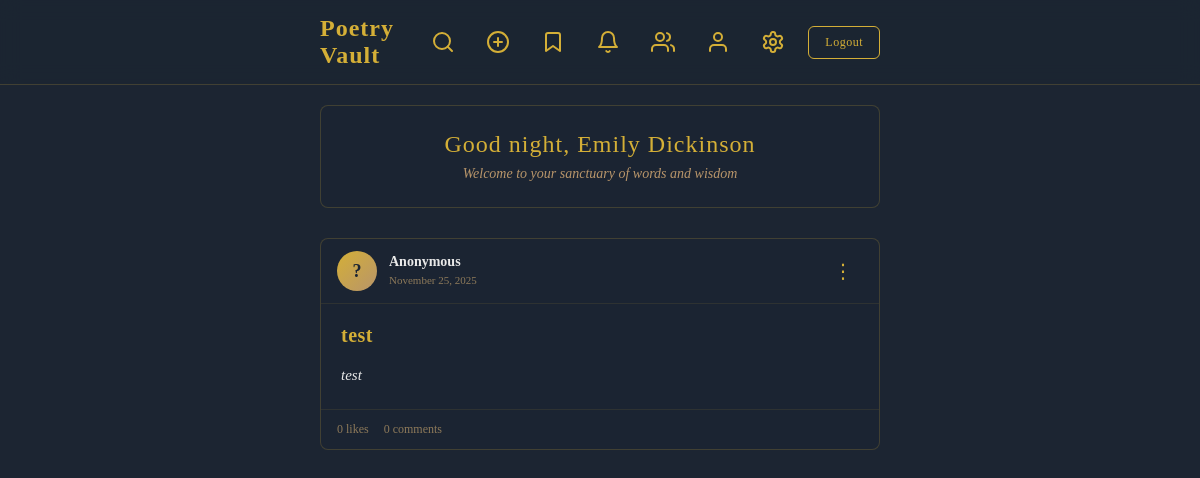
Screenshot of /home (signed in) with the database file from the repository.
### models.py (models this page shows, shortened)
class User(UserMixin, db.Model):
    __tablename__ = 'users'
    id = db.Column(db.Integer, primary_key=True)
    username = db.Column(db.String(80), unique=True, nullable=False)
    email = db.Column(db.String(120), unique=True, nullable=False)
    password_hash = db.Column(db.String(255), nullable=False)
    age = db.Column(db.Integer, nullable=True)
    favorite_poet = db.Column(db.String(100), nullable=True)
    is_admin = db.Column(db.Boolean, default=False)
    created_at = db.Column(db.DateTime, default=datetime.utcnow)
    poems = db.relationship('Poem', backref='author', lazy=True)
    comments = db.relationship('Comment', backref='author', lazy=True)
    saved_poems = db.relationship('SavedPoem', backref='user', lazy=True, cascade='all, delete-orphan')
    likes = db.relationship('Like', backref='user', lazy=True, cascade='all, delete-orphan')
    notifications = db.relationship('Notification', backref='user', lazy=True, cascade='all, delete-orphan')
    highlights = db.relationship('Highlight', backref='user', lazy=True, cascade='all, delete-orphan')
    following = db.relationship('Follow', foreign_keys='Follow.follower_id', backref='follower', lazy='dynamic', cascade='all, delete-orphan')
    followers = db.relationship('Follow', foreign_keys='Follow.followed_id', backref='followed', lazy='dynamic', cascade='all, delete-orphan')

class Poem(db.Model):
    __tablename__ = 'poems'
    id = db.Column(db.Integer, primary_key=True)
    title = db.Column(db.String(200), nullable=False)
    content = db.Column(db.Text, nullable=False)
    category = db.Column(db.String(50), nullable=True)  # love, nature, death, spirituality, etc.
    created_at = db.Column(db.DateTime, default=datetime.utcnow)
    user_id = db.Column(db.Integer, db.ForeignKey('users.id'), nullable=False)
    is_classic = db.Column(db.Boolean, default=False)  # Hide from home feed, show in search only
    is_anonymous = db.Column(db.Boolean, default=False)  # Post anonymously
    comments = db.relationship('Comment', backref='poem', lazy=True, cascade='all, delete-orphan')
    saved_by = db.relationship('SavedPoem', backref='poem', lazy=True, cascade='all, delete-orphan')
    likes = db.relationship('Like', backref='poem', lazy=True, cascade='all, delete-orphan')

### app.py (the view)
    @app.route('/home')
    @login_required
    def home():
        from datetime import datetime
        from models import SavedPoem, Follow
        current_hour = datetime.now().hour
        if 5 <= current_hour < 12:
            greeting = "Good morning"
        elif 12 <= current_hour < 17:
            greeting = "Good afternoon"
        elif 17 <= current_hour < 21:
            greeting = "Good evening"
        else:
            greeting = "Good night"
        following_ids = [f.followed_id for f in Follow.query.filter_by(follower_id=current_user.id).all()]
        if following_ids:
            poems = Poem.query.filter(Poem.user_id.in_(following_ids), Poem.is_classic == False).order_by(Poem.created_at.desc()).all()
        else:
            poems = Poem.query.filter_by(is_classic=False).order_by(Poem.created_at.desc()).all()
        saved_poem_ids = [s.poem_id for s in SavedPoem.query.filter_by(user_id=current_user.id).all()]
        return render_template('home.html', poems=poems, greeting=greeting, saved_poem_ids=saved_poem_ids)

### templates/home.html (shortened to what this page needs)
<!DOCTYPE html>
<html>
<head>
</head>
<body>
    <nav class="navbar">
        <div class="nav-container">
            <div class="logo">Poetry Vault</div>
            <div class="nav-buttons">
                <a href="/search" class="icon-btn" title="Search">
                    <svg viewBox="0 0 24 24"><circle cx="11" cy="11" r="8"></circle><path d="m21 21-4.35-4.35"></path></svg>
                </a>
                <a href="/new-poem" class="icon-btn" title="New Poem">
                    <svg viewBox="0 0 24 24"><circle cx="12" cy="12" r="10"></circle><line x1="12" y1="8" x2="12" y2="16"></line><line x1="8" y1="12" x2="16" y2="12"></line></svg>
                </a>
                <a href="/saved-poems" class="icon-btn" title="Saved">
                    <svg viewBox="0 0 24 24"><path d="m19 21-7-5-7 5V5a2 2 0 0 1 2-2h10a2 2 0 0 1 2 2z"></path></svg>
                </a>
                <a href="/notifications" class="icon-btn" title="Notifications" id="notif-btn">
                    <svg viewBox="0 0 24 24"><path d="M18 8A6 6 0 0 0 6 8c0 7-3 9-3 9h18s-3-2-3-9"></path><path d="M13.73 21a2 2 0 0 1-3.46 0"></path></svg>
                </a>
                <a href="/users" class="icon-btn" title="Members">
                    <svg viewBox="0 0 24 24"><path d="M17 21v-2a4 4 0 0 0-4-4H5a4 4 0 0 0-4 4v2"></path><circle cx="9" cy="7" r="4"></circle><path d="M23 21v-2a4 4 0 0 0-3-3.87"></path><path d="M16 3.13a4 4 0 0 1 0 7.75"></path></svg>
                </a>
                <a href="/profile" class="icon-btn" title="My Profile">
                    <svg viewBox="0 0 24 24"><path d="M20 21v-2a4 4 0 0 0-4-4H8a4 4 0 0 0-4 4v2"></path><circle cx="12" cy="7" r="4"></circle></svg>
                </a>
                <a href="/settings" class="icon-btn" title="Settings">
                </a>
                <a href="/logout" class="btn btn-secondary">Logout</a>
            </div>
        </div>
    </nav>
    <div class="container">
        <div class="welcome-card">
            <h2>{{ greeting }}, {{ current_user.username }}</h2>
            <p>Welcome to your sanctuary of words and wisdom</p>
        </div>
        {% if poems %}
            {% for poem in poems %}
            <div class="poem-card">
                <div class="poem-header">
                    {% if poem.is_anonymous %}
                        <div class="avatar">?</div>
                        <div class="poem-author">
                            <strong>Anonymous</strong>
                            <small>{{ poem.created_at.strftime('%B %d, %Y') }}</small>
                        </div>
                    {% endif %}
                    <button class="options-btn" onclick="toggleMenu(event, {{ poem.id }})">⋮</button>
                </div>
                <a href="/poem/{{ poem.id }}" style="text-decoration: none; color: inherit;">
                    <div class="poem-body">
                        <div class="poem-title">{{ poem.title }}</div>
                        <div class="poem-content">{{ poem.content }}</div>
                    </div>
                    <div class="poem-footer">
                        <div class="poem-actions">
                            <button class="action-btn" onclick="toggleLike(event, {{ poem.id }})" id="like-btn-{{ poem.id }}">
                                <span id="like-count-{{ poem.id }}">{{ poem.likes|length }}</span> likes
                            </button>
                            <span class="action-btn">{{ poem.comments|length }} comments</span>
                        </div>
                    </div>
                </a>
            </div>
            {% endfor %}
        {% else %}
            <div class="empty-state">
                <h3>No Poems Yet</h3>
                <p>Be the first to share your words with the world</p>
                <a href="/new-poem" class="btn btn-primary">Write Your First Poem</a>
            </div>
        {% endif %}
    </div>
</body>
</html>

### templates/home.html (style rules this page uses)
* { margin: 0; padding: 0; box-sizing: border-box; }
body { font-family: 'Georgia', 'Times New Roman', serif; background: #1c2532; min-height: 100vh; color: #e8e8e8; }
.navbar { background: rgba(28, 37, 50, 0.95); border-bottom: 1px solid rgba(212, 175, 55, 0.2); padding: 15px 0; position: sticky; top: 0; z-index: 100; backdrop-filter: blur(10px); }
.nav-container { max-width: 600px; margin: 0 auto; padding: 0 20px; display: flex; justify-content: space-between; align-items: center; }
.logo { font-size: 24px; color: #d4af37; font-weight: 600; letter-spacing: 1px; }
.nav-buttons { display: flex; gap: 15px; align-items: center; }
.icon-btn { width: 40px; height: 40px; display: flex; align-items: center; justify-content: center; background: transparent; border: none; cursor: pointer; border-radius: 50%; transition: all 0.2s; text-decoration: none; position: relative; }
.icon-btn svg { width: 24px; height: 24px; stroke: #d4af37; fill: none; stroke-width: 2; stroke-linecap: round; stroke-linejoin: round; }
.btn { padding: 8px 16px; background: transparent; color: #d4af37; border: 1px solid #d4af37; border-radius: 6px; text-decoration: none; font-size: 12px; font-weight: 500; cursor: pointer; transition: all 0.2s; letter-spacing: 0.5px; }
.container { max-width: 600px; margin: 0 auto; padding: 20px; }
.welcome-card { background: rgba(28, 37, 50, 0.6); border: 1px solid rgba(212, 175, 55, 0.2); border-radius: 8px; padding: 25px; margin-bottom: 30px; text-align: center; }
.welcome-card h2 { color: #d4af37; font-size: 24px; margin-bottom: 8px; font-weight: normal; letter-spacing: 1px; }
.welcome-card p { color: #b8956a; font-size: 14px; font-style: italic; }
.poem-card { background: rgba(28, 37, 50, 0.8); border: 1px solid rgba(212, 175, 55, 0.2); border-radius: 8px; margin-bottom: 20px; overflow: hidden; transition: border-color 0.2s; }
.poem-header { padding: 12px 16px; display: flex; align-items: center; gap: 12px; border-bottom: 1px solid rgba(212, 175, 55, 0.1); }
.avatar { width: 40px; height: 40px; border-radius: 50%; background: linear-gradient(135deg, #d4af37 0%, #b8956a 100%); display: flex; align-items: center; justify-content: center; color: #1c2532; font-weight: bold; font-size: 18px; }
.poem-author { flex: 1; }
.poem-author strong { color: #e8e8e8; font-size: 14px; display: block; font-weight: 600; }
.poem-author small { color: #8e7a5a; font-size: 11px; }
.options-btn { background: none; border: none; color: #d4af37; font-size: 20px; cursor: pointer; padding: 5px 10px; line-height: 1; position: relative; }
.poem-body { padding: 20px; }
.poem-title { font-size: 20px; font-weight: 600; color: #d4af37; margin-bottom: 15px; letter-spacing: 0.5px; }
.poem-content { white-space: pre-wrap; line-height: 1.8; color: #e8e8e8; font-size: 15px; font-style: italic; }
.poem-footer { padding: 12px 16px; border-top: 1px solid rgba(212, 175, 55, 0.1); display: flex; gap: 20px; align-items: center; }
.poem-actions { display: flex; gap: 15px; }
.action-btn { background: none; border: none; color: #8e7a5a; font-size: 12px; cursor: pointer; transition: color 0.2s; font-family: 'Georgia', serif; }

### rows the page displays
User: username "Emily Dickinson"
Poem: created_at "November 25, 2025", title "test", content "test", likes|length "0", comments|length "0"

### other values shown
{{ greeting }} "Good night"
